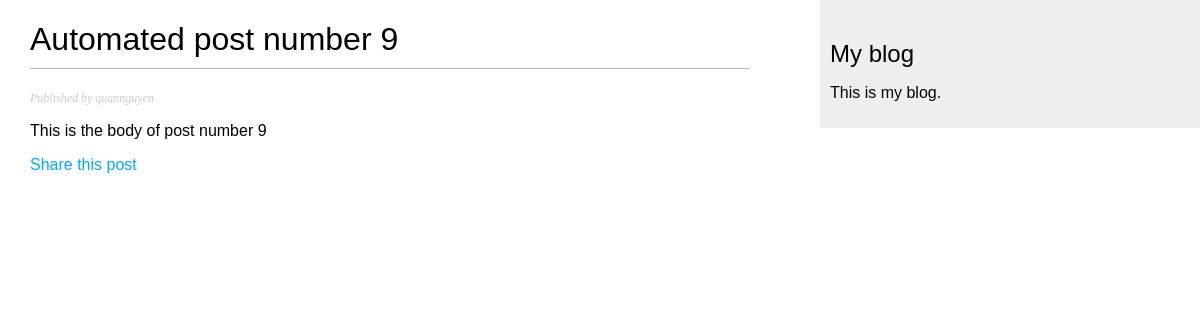
Screenshot of /blog/2019/05/08/auto-post-9/ with the database file from the repository.
### blog/models.py (models this page shows, shortened)
class Post(models.Model):
    STATUS_CHOICES = {
        ('draft', 'Draft'),
        ('published', 'Published'),
    }
    title = models.CharField(max_length=250)
    slug = models.SlugField(max_length=250, unique_for_date='publish_date')
    author = models.ForeignKey(User, related_name='blog_posts',
                               on_delete=models.DO_NOTHING)
    body = models.TextField()
    publish_date = models.DateTimeField(default=timezone.now)
    created = models.DateTimeField(auto_now_add=True)
    updated = models.DateTimeField(auto_now=True)
    status = models.CharField(max_length=10,
                              choices=STATUS_CHOICES, default='draft')
    class Meta:
        ordering = ('-publish_date',)

### blog/views.py (the view)
def post_detail(request, year, month, day, post):
    post = get_object_or_404(Post, slug=post, status='published',
                             publish_date__year=year,
                             publish_date__month=month,
                             publish_date__day=day)
    return render(request, 'blog/post_detail.html', {'post': post})

### templates/blog/post_detail.html (shortened to what this page needs)
{% extends "blog/base.html" %}
{% block content %}
    <h1>{{ post.title }}</h1>
    <p class="date">
        Published {{ post.publish }} by {{ post.author }}
    </p>
    {{ post.body|linebreaks }}
    <p>
        <a href="{% url "blog:post_share" post.id %}">
            Share this post
        </a>
    </p>
{% endblock %}

### static/blog.css (style rules this page uses)
body { margin:0; padding:0; font-family:helvetica, sans-serif; }
a { color:#00abff; text-decoration:none; }
h1 { font-weight:normal; border-bottom:1px solid #bbb; padding:0 0 10px 0; }
p.date { color:#ccc; font-family: georgia, serif; font-size: 12px; font-style: italic; }

### rows the page displays
Post: title "Automated post number 9", author "quannguyen", body "This is the body of post number 9"
